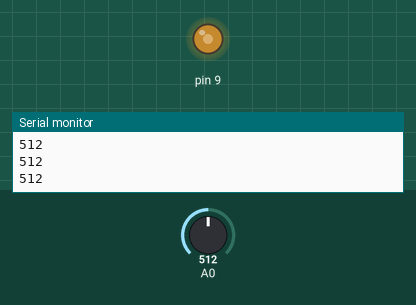
Bench run of a sketch on a simulated Arduino Uno, built with avr-gcc and run on an emulated ATmega328P. On the bench: output pins drawn as LEDs (lit = HIGH), the last lines printed to the serial monitor. Inputs (shaded band) come from the test bench; at power-on: A0 = 512.

Above: at 1.2 s.
1.3 s: A0 set to 716
At 2.0 s:
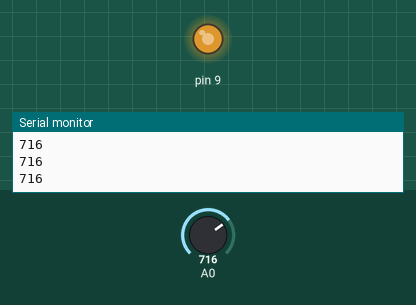
2.8 s: A0 set to 900
At 3.3 s:
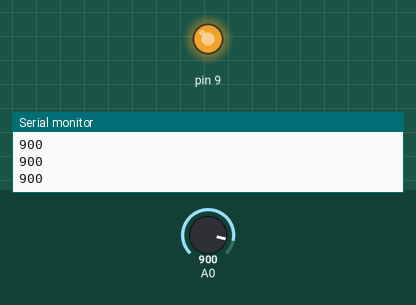
4.3 s: A0 set to 122
At 5.5 s:
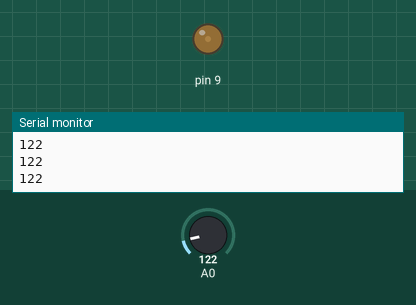
5.8 s: A0 set to 0
At 6.7 s:
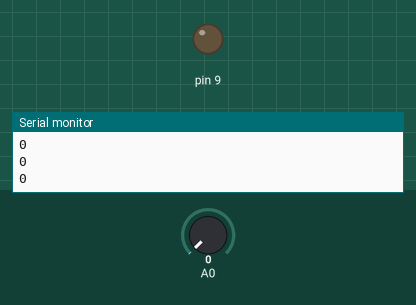
7.3 s: A0 set to 511
At 7.8 s:
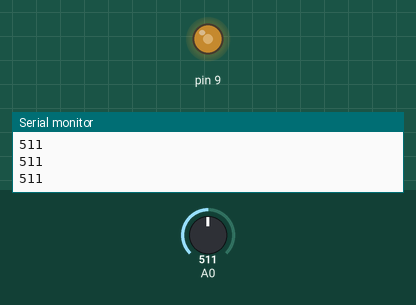
Timing chart, 0 to 9.8 s (numbered marks = the images above; inputs shaded):
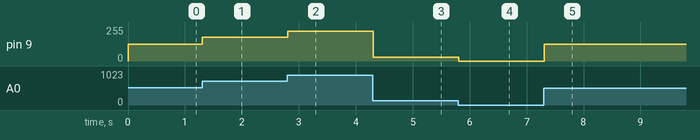

The sketch:

LedBright.ino
```cpp
int motorVel;
int pot;
void setup() {
  pinMode(9,OUTPUT);
  pinMode(A0,INPUT);
  Serial.begin(9600);

}

void loop() {
  pot = analogRead(A0);
  Serial.println(pot);
  motorVel = map(pot,0,1023,0,255);
  // Serial.println(motorVel);
  analogWrite(9,motorVel);

}
```

Measured:
- after the input at 1.3 s, pin 9: 127/255 → 178/255 at once
- after the input at 2.8 s, pin 9: 178/255 → 224/255 at once
- after the input at 4.3 s, pin 9: 224/255 → 30/255 at once
- after the input at 5.8 s, pin 9: 30/255 → 0/255 at once
- after the input at 7.3 s, pin 9: 0/255 → 127/255 at once
